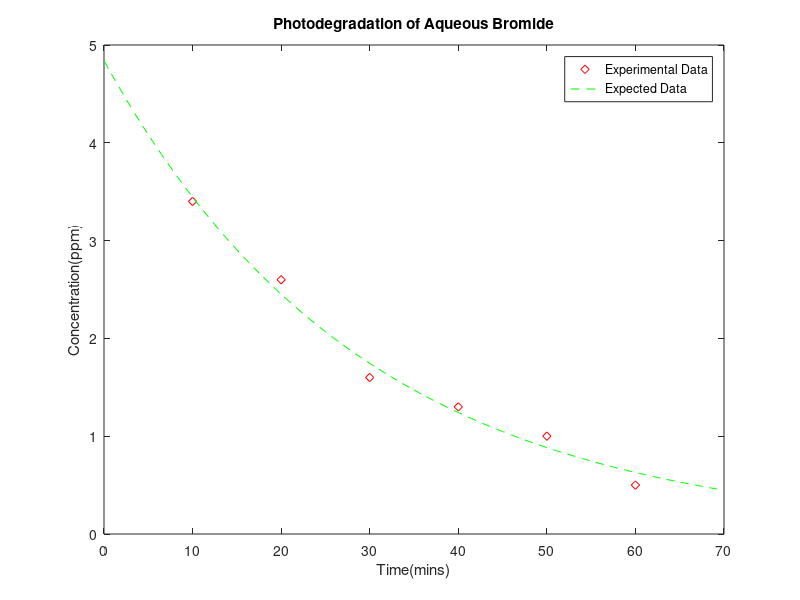

Write the MATLAB code that produced this figure.
clear
clc

% Given experimental data
t_exp = 10:10:60;
c_exp = [3.4 2.6 1.6 1.3 1.0 0.5];

% Expected function
t_func = 0:.5:70;
c_func = 4.84*exp(-.034.*t_func);

% Plot
plot(t_exp,c_exp,'rdiamond',t_func,c_func,'g--')
xlabel('Time(mins)') 
ylabel('Concentration(ppm)')
legend('Experimental Data','Expected Data')
title('Photodegradation of Aqueous Bromide')